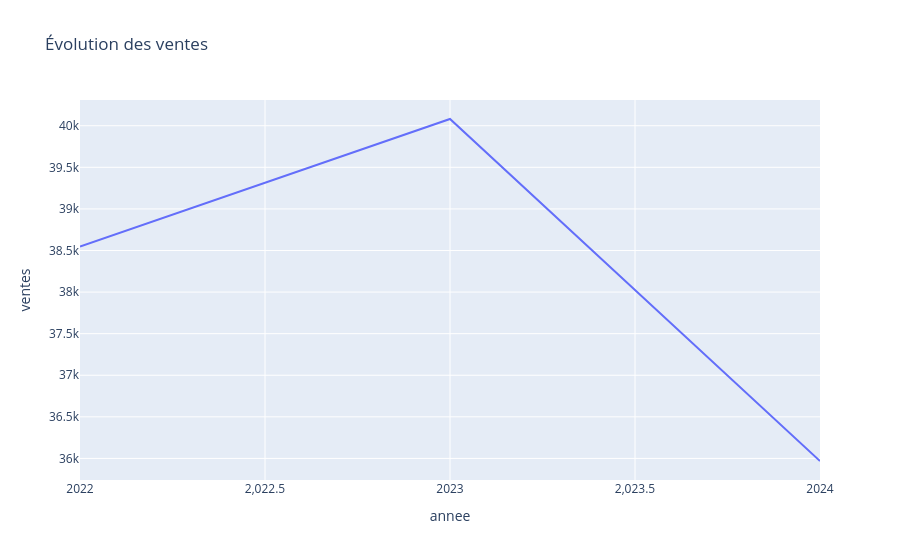

Notebook code for this chart:
### Code cell
import plotly.express as px

# LINECHART interactif

# Agréger les ventes par année
df_annuel = df.groupby('annee')['ventes'].sum().reset_index()

# LINE CHART interactif
fig = px.line(df_annuel, x='annee', y='ventes', title='Évolution des ventes')
fig.show()

### Figure 1 — Plotly figure (JSON) as saved in the notebook; plotly's stock layout.template omitted (floating-point values rounded to 4 significant figures)
{"data": [{"hovertemplate": "annee=%{x}<br>ventes=%{y}<extra></extra>", "legendgroup": "", "line": {"color": "#636efa", "dash": "solid"}, "marker": {"symbol": "circle"}, "mode": "lines", "name": "", "orientation": "v", "showlegend": false, "type": "scatter", "x": [2022, 2023, 2024], "xaxis": "x", "y": [38547, 40081, 35969], "yaxis": "y"}], "layout": {"legend": {"tracegroupgap": 0}, "title": {"text": "Évolution des ventes"}, "xaxis": {"anchor": "y", "domain": [0, 1], "title": {"text": "annee"}}, "yaxis": {"anchor": "x", "domain": [0, 1], "title": {"text": "ventes"}}}}
